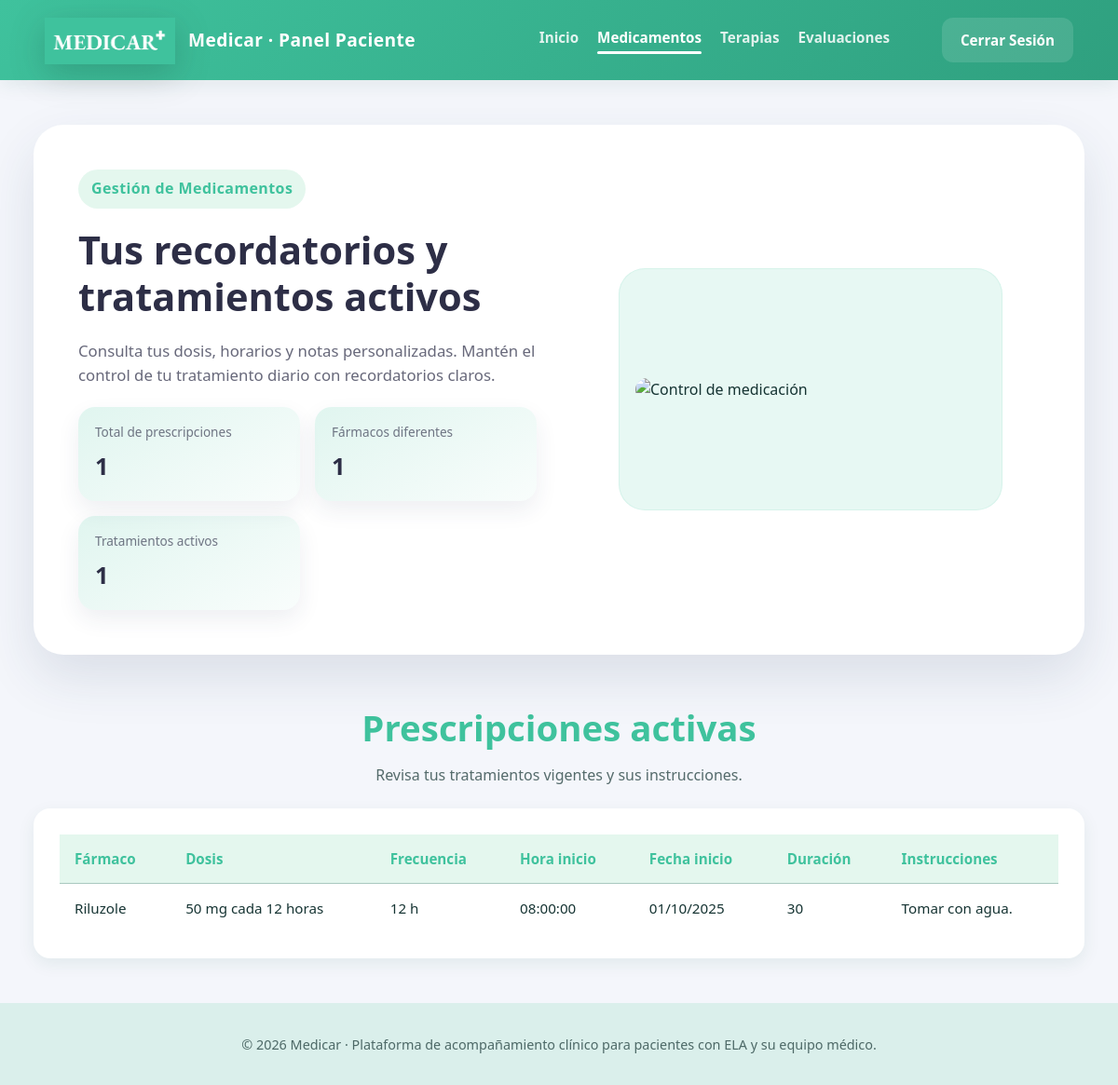
The page /medicamentos.php (signed in) on the database its author committed.
### tables this page shows
CREATE TABLE IF NOT EXISTS prescripciones (
    id INT AUTO_INCREMENT PRIMARY KEY,
    paciente_id INT,
    farmaco_id INT,
    dosis VARCHAR(100),
    frecuencia_horas INT,
    hora_inicio TIME,
    fecha_inicio DATE,
    duracion_dias INT NULL,
    instrucciones TEXT,
    activo BOOLEAN DEFAULT TRUE,
    FOREIGN KEY (paciente_id) REFERENCES pacientes(id),
    FOREIGN KEY (farmaco_id) REFERENCES farmacos(id)
);

CREATE TABLE IF NOT EXISTS farmacos (
    id INT AUTO_INCREMENT PRIMARY KEY,
    nombre VARCHAR(100),
    presentacion VARCHAR(100),
    descripcion TEXT
);

### config.php (called while the page is built, shortened)
<?php
function formatearFecha(string $fecha): string {
    return date('d/m/Y', strtotime($fecha));
}
?>

### medicamentos.php (the view, shortened to what this page needs)
<?php
require_once 'config.php';
$database = new Database();
$conn = $database->getConnection();
$isPaciente = $_SESSION['role'] === 'paciente';
$pacienteId = $isPaciente ? $_SESSION['paciente_id'] : null;
$queryPacientes = $isPaciente ? "SELECT id, nombre, apellidos FROM pacientes WHERE id = :paciente_id" : "SELECT id, nombre, apellidos FROM pacientes";
$stmt = $conn->prepare($queryPacientes);
if ($isPaciente) {
    $stmt->bindParam(':paciente_id', $pacienteId);
}
$stmt->execute();
$pacientes = $stmt->fetchAll(PDO::FETCH_ASSOC);
$queryPresc = $isPaciente ?
    "SELECT p.id, pa.nombre, pa.apellidos, f.nombre AS farmaco, p.dosis, p.frecuencia_horas, p.hora_inicio, p.fecha_inicio, p.duracion_dias, p.instrucciones
     FROM prescripciones p
     JOIN pacientes pa ON p.paciente_id = pa.id
     JOIN farmacos f ON p.farmaco_id = f.id
     WHERE p.paciente_id = :paciente_id AND p.activo = TRUE" :
    "SELECT p.id, pa.nombre, pa.apellidos, f.nombre AS farmaco, p.dosis, p.frecuencia_horas, p.hora_inicio, p.fecha_inicio, p.duracion_dias, p.instrucciones
     FROM prescripciones p
     JOIN pacientes pa ON p.paciente_id = pa.id
     JOIN farmacos f ON p.farmaco_id = f.id
     WHERE p.activo = TRUE";
$stmt = $conn->prepare($queryPresc);
if ($isPaciente) {
    $stmt->bindParam(':paciente_id', $pacienteId);
}
$stmt->execute();
$prescripciones = $stmt->fetchAll(PDO::FETCH_ASSOC);
$totalPrescripciones = count($prescripciones);
$farmacosActivos = count(array_unique(array_map(function ($p) {
    return $p['farmaco'];
}, $prescripciones)));
$pacientesActivos = $isPaciente ? 1 : count($pacientes);
?>
<!DOCTYPE html>
<html lang="es">
<head>
    <link rel="stylesheet" href="style.css">
</head>
<body class="meds-page">
    <?php
    require 'includes/header.php';
    ?>
    <main class="meds-main">
        <section class="meds-hero">
            <div class="meds-hero__content">
                <div class="brand-badge">Gestión de Medicamentos</div>
                <h1><?php echo $isPaciente ? 'Tus recordatorios y tratamientos activos' : 'Coordina tratamientos y prescripciones de tus pacientes'; ?></h1>
                <p>
                    <?php if ($isPaciente): ?>
                        Consulta tus dosis, horarios y notas personalizadas. Mantén el control de tu tratamiento diario con recordatorios claros.
                    <?php else: ?>
                        Visualiza rápidamente las prescripciones activas, registra nuevas indicaciones y mantiene sincronizado al equipo clínico.
                    <?php endif; ?>
                </p>
                <div class="meds-summary">
                    <div class="meds-summary__card">
                        <span>Total de prescripciones</span>
                        <strong><?php echo $totalPrescripciones; ?></strong>
                    </div>
                    <div class="meds-summary__card">
                        <span>Fármacos diferentes</span>
                        <strong><?php echo $farmacosActivos; ?></strong>
                    </div>
                    <div class="meds-summary__card">
                        <span><?php echo $isPaciente ? 'Tratamientos activos' : 'Pacientes activos'; ?></span>
                        <strong><?php echo $pacientesActivos; ?></strong>
                    </div>
                </div>
            </div>
            <figure class="meds-hero__figure">
                <img src="image/Toma de medicamentos.png" alt="Control de medicación">
            </figure>
        </section>
        <section class="meds-section">
            <div class="section-heading">
                <h2>Prescripciones activas</h2>
                <p><?php echo $isPaciente ? 'Revisa tus tratamientos vigentes y sus instrucciones.' : 'Lista de prescripciones en curso para tus pacientes.'; ?></p>
            </div>
            <div class="table-wrapper meds-table">
                <table>
                    <thead>
                        <tr>
                            <th>Fármaco</th>
                            <th>Dosis</th>
                            <th>Frecuencia</th>
                            <th>Hora inicio</th>
                            <th>Fecha inicio</th>
                            <th>Duración</th>
                            <th>Instrucciones</th>
                        </tr>
                    </thead>
                    <tbody>
                        <?php foreach ($prescripciones as $presc): ?>
                            <tr>
                                <td><?php echo htmlspecialchars($presc['farmaco']); ?></td>
                                <td><?php echo htmlspecialchars($presc['dosis']); ?></td>
                                <td><?php echo $presc['frecuencia_horas']; ?> h</td>
                                <td><?php echo $presc['hora_inicio']; ?></td>
                                <td><?php echo formatearFecha($presc['fecha_inicio']); ?></td>
                                <td><?php echo $presc['duracion_dias'] ?: 'Indefinido'; ?></td>
                                <td><?php echo htmlspecialchars($presc['instrucciones']); ?></td>
                            </tr>
                        <?php endforeach; ?>
                    </tbody>
                </table>
            </div>
        </section>
    </main>
    <?php require 'includes/footer.php'; ?>
</body>
</html>

### style.css (style rules this page uses)
:root { --color-primario: #3fc29d; --color-secundario: #2fa07f; --color-acento: #ffb347; --color-fondo: #f2faf6; --color-superficie: #ffffff; --color-texto: #163433; --color-texto-suave: rgba(22, 52, 51, 0.72); --color-borde: rgba(18, 85, 68, 0.15); --color-error: #d9534f; --color-alerta: #f0b429; --color-exito: #2e7d43; --sombra-suave: 0 18px 38px rgba(18, 85, 68, 0.12); --sombra-ligera: 0 6px 18px rgba(18, 85, 68, 0.08); --borde-radio: 18px; --transicion-base: 0.24s ease; --familia-fuente: "Segoe UI", Roboto, "Helvetica Neue", Arial, sans-serif; --gradiente-primario: linear-gradient(135deg, #3fc29d 0%, #2fa07f 100%); --gradiente-suave: linear-gradient(140deg, rgba(63, 194, 157, 0.16), rgba(47, 160, 126, 0.05)); }
*, *::before, *::after { box-sizing: border-box; }
html { font-size: 16px; }
body { margin: 0; font-family: var(--familia-fuente); background: var(--color-fondo); color: var(--color-texto); min-height: 100vh; line-height: 1.6; display: flex; flex-direction: column; }
img { max-width: 100%; display: block; }
main { flex: 1; }
.section-heading { display: flex; flex-direction: column; gap: 8px; text-align: center; }
.section-heading h2 { margin: 0; color: var(--color-primario); font-size: clamp(1.8rem, 2vw + 1rem, 2.4rem); }
.section-heading p { margin: 0 auto; max-width: 640px; color: var(--color-texto-suave); }
.meds-page { background: #f4f6fb; }
.meds-main { width: min(1180px, 94vw); margin: clamp(32px, 6vh, 60px) auto; display: grid; gap: clamp(36px, 6vh, 64px); }
.meds-hero { background: #ffffff; border-radius: 32px; padding: clamp(32px, 5vw, 48px); display: grid; grid-template-columns: repeat(auto-fit, minmax(280px, 1fr)); gap: clamp(24px, 4vw, 48px); align-items: center; box-shadow: 0 24px 56px rgba(36, 56, 92, 0.12); position: relative; overflow: hidden; }
.meds-hero__content { display: grid; gap: 20px; }
.meds-hero__content h1 { margin: 0; color: #2d2e46; font-size: clamp(2rem, 2vw + 1.4rem, 2.6rem); line-height: 1.2; }
.meds-hero__content p { margin: 0; color: rgba(45, 46, 70, 0.72); font-size: 1.05rem; }
.meds-summary { display: grid; grid-template-columns: repeat(auto-fit, minmax(160px, 1fr)); gap: 16px; }
.meds-summary__card { background: linear-gradient(150deg, rgba(63, 194, 157, 0.16), rgba(63, 194, 157, 0.03)); border-radius: 18px; padding: 16px 18px; display: grid; gap: 6px; box-shadow: 0 10px 24px rgba(36, 56, 92, 0.08); }
.meds-summary__card span { font-size: 0.85rem; color: rgba(45, 46, 70, 0.65); }
.meds-summary__card strong { font-size: 1.6rem; color: #2d2e46; }
.meds-hero__figure { background: rgba(63, 194, 157, 0.12); border-radius: 28px; padding: 18px; display: grid; place-items: center; min-height: 260px; box-shadow: inset 0 0 0 1px rgba(63, 194, 157, 0.1); }
.meds-hero__figure img { width: 100%; border-radius: 22px; object-fit: cover; }
.meds-section { display: grid; gap: 22px; }
.meds-table table { min-width: 680px; }
.table-wrapper { background: var(--color-superficie); border-radius: var(--borde-radio); padding: clamp(18px, 4vw, 28px); box-shadow: var(--sombra-ligera); overflow-x: auto; }
table { width: 100%; border-collapse: collapse; min-width: 640px; }
thead tr { background: rgba(32, 184, 112, 0.12); color: var(--color-primario); }
th, td { padding: 14px 16px; text-align: left; border-bottom: 1px solid var(--color-borde); font-size: 0.95rem; }
tbody tr:last-child td { border-bottom: none; }
.brand-badge { width: max-content; padding: 8px 14px; border-radius: 999px; font-weight: 700; letter-spacing: 0.4px; background: rgba(32, 184, 112, 0.12); color: var(--color-primario); display: inline-flex; align-items: center; gap: 10px; }

### rows shown on the page
prescripciones: farmaco.nombre "1", farmaco.nombre "Riluzole", dosis "50 mg cada 12 horas", frecuencia_horas "12", hora_inicio "08:00:00", fecha_inicio "01/10/2025", duracion_dias "30", instrucciones "Tomar con agua."

### other values the page prints
$totalPrescripciones "1"
$pacientesActivos "1"
